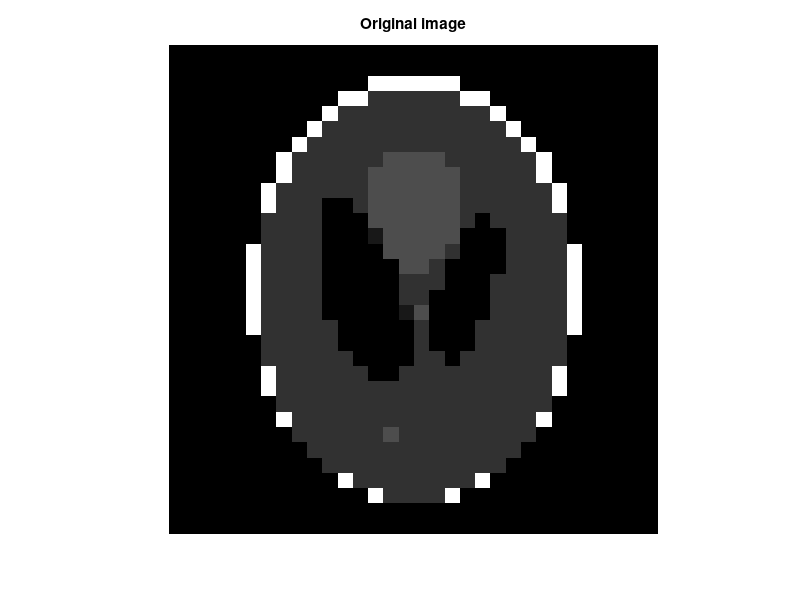

MATLAB code for this plot: (Note: this script raises an error after producing the figure.)
%% Example TVDNoA
% Example to demonstrate TVoA_B2 solver, where an additional operator is
% included in the TV norm of the TVDN problem.


%% Clear workspace
clc;
clear;

%% Define paths
addpath misc/
addpath prox_operators/

%% Parameters
N = 32;
input_snr = 1; % Noise level (on the measurements)
randn('seed', 1);

%% Load an image
im_ref = phantom(N);
%
figure(1);
imagesc(im_ref); axis image; axis off;
colormap gray; title('Original image'); drawnow;

%% Create an artifial operator to test prox_TVoS
S = randn(N^2, N^2)/N^2;
im = reshape(S\im_ref(:), N, N); % S*im is thus sparse in TV

%% Add Gaussian i.i.d. noise to im
y = im;
sigma_noise = 10^(-input_snr/20)*std(im_ref(:));
y = y + randn(size(y))*sigma_noise;

%% Solving modified ROF
% Parameters for TVDN
param.verbose = 2; % Print log or not
param.gamma = 1; % Converge parameter
param.rel_obj = 1e-4; % Stopping criterion for the TVDN problem
param.max_iter = 100; % Max. number of iterations for the TVDN problem
param.max_iter_TV = 100; % Max. nb. of iter. for the sub-problem (proximal TV operator)
param.nu_B2 = 1; % Bound on the norm of the measurement operator (Id here)
param.tight_B2 = 1; % Indicate that A is a tight frame (1) or not (0)
param.nu_TV = norm(S)^2; % Bound on the norm of the operator S
func_S = @(x) reshape(S*x(:), N, N);
func_St = @(x) reshape(S'*x(:), N, N);
% Tolerance on noise
epsilon = sqrt(chi2inv(0.99, numel(im)))*sigma_noise;
% Identity
A = @(x) x;
% Solve
sol = sopt_mltb_solve_TVDNoA(y, epsilon, A, A, func_S, func_St, param);
% Show reconstructed image
figure(2);
imagesc(func_S(sol)); axis image; axis off;
colormap gray; title('Reconstructed image'); drawnow;
